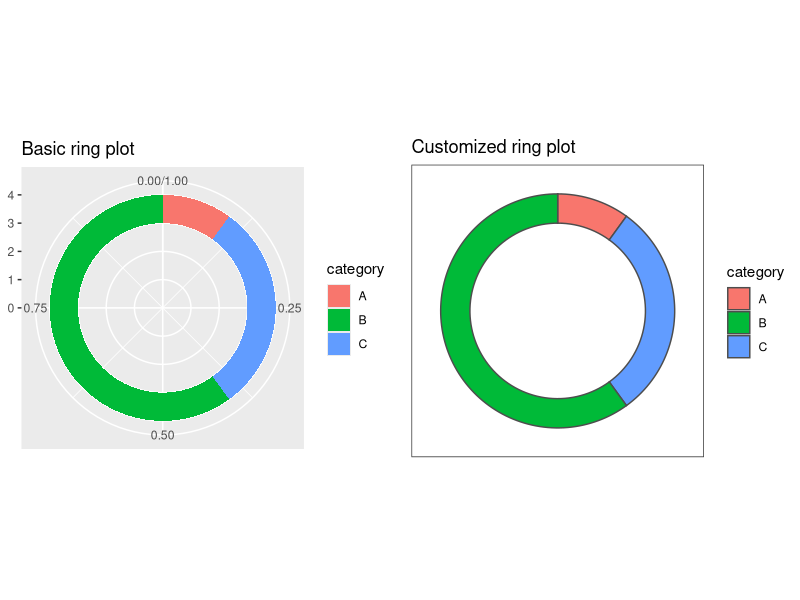

This chart was generated by the following R code:
library(ggplot2)

# Create test data.
dat = data.frame(count=c(10, 60, 30), category=c("A", "B", "C"))

# Add addition columns, needed for drawing with geom_rect.
dat$fraction = dat$count / sum(dat$count)
dat = dat[order(dat$fraction), ]
dat$ymax = cumsum(dat$fraction)
dat$ymin = c(0, head(dat$ymax, n=-1))

p1 = ggplot(dat, aes(fill=category, ymax=ymax, ymin=ymin, xmax=4, xmin=3)) +
  geom_rect() +
  coord_polar(theta="y") +
  xlim(c(0, 4)) +
  labs(title="Basic ring plot")

p2 = ggplot(dat, aes(fill=category, ymax=ymax, ymin=ymin, xmax=4, xmin=3)) +
  geom_rect(colour="grey30") +
  coord_polar(theta="y") +
  xlim(c(0, 4)) +
  theme_bw() +
  theme(panel.grid=element_blank()) +
  theme(axis.text=element_blank()) +
  theme(axis.ticks=element_blank()) +
  labs(title="Customized ring plot")


library(gridExtra)
png("ring_plots_1.png", height=4, width=8, units="in", res=120)
grid.arrange(p1, p2, nrow=1)
dev.off()
